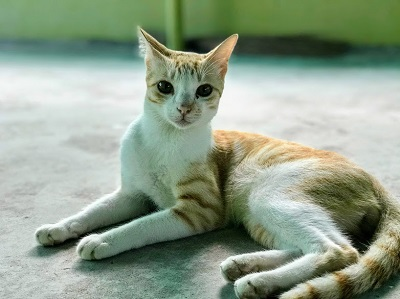
#> input picture OpenCV_code/images/cat1.jpg, 400 x 299 px
$ python gradient_detection.py
#> lines starting #> are read from the running program, lines starting #| are printed output that depends on the picture; after the words box and inside, x2 and y2 are one past the last pixel; in counts of white or black regions, pixels touching at a corner belong together
# -*- coding: utf-8 -*-
"""

@author: abhilash
"""
#import opencv library
import cv2 as cv
#import numpy as np


#read the image from computer
img = cv.imread('images/cat1.jpg',0)
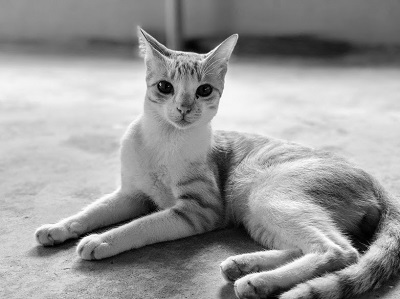
#> img: shape (299, 400); min 0, max 255, mean 152.2
cv.imshow("Original Image", img)

#Laplacian gradient
gradient = cv.Laplacian(img,cv.CV_64F)
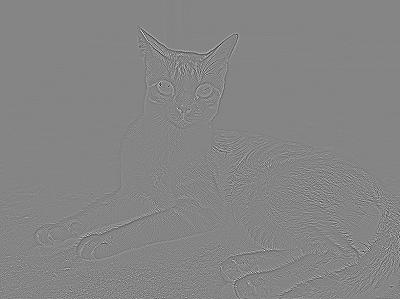
#> gradient: shape (299, 400) float64; min -458, max 419, mean 0; drawn with min black and max white
cv.imshow("Laplacian Gradient", gradient)
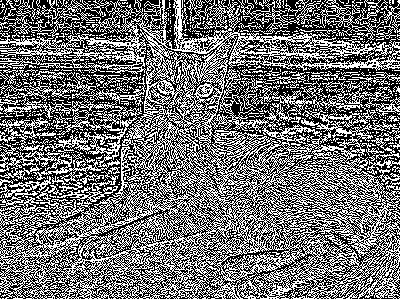
#> window 'Laplacian Gradient': shape (299, 400); 44.6% white in thin lines or dots

#Sobel x gradient
gradient = cv.Sobel(img,cv.CV_64F,1,0,ksize=5)
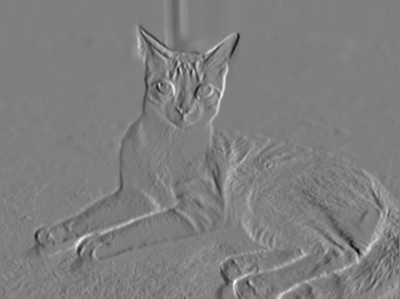
#> gradient: shape (299, 400) float64; min -7317, max 7344, mean -12.5; drawn with min black and max white
cv.imshow("Sobel x gradient", gradient)
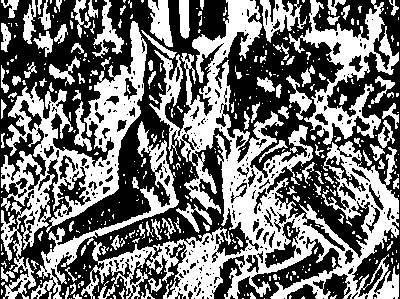
#> window 'Sobel x gradient': shape (299, 400); 45.5% white; 444 white regions (328 under 20 px), largest, box (x1, y1, x2, y2) and area: (81, 0, 399, 299) 24054, (1, 21, 147, 299) 10767, (289, 0, 399, 145) 4711

#Sobel y gradient
gradient = cv.Sobel(img,cv.CV_64F,0,1,ksize=5)
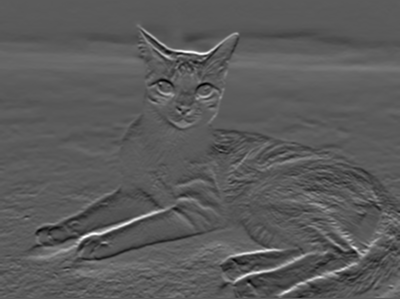
#> gradient: shape (299, 400) float64; min -5351, max 9558, mean -1.6; drawn with min black and max white
cv.imshow("Sobel y gradient", gradient)
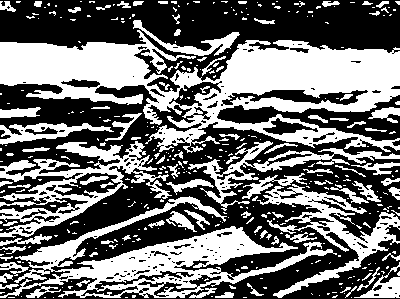
#> window 'Sobel y gradient': shape (299, 400); 43.9% white; 377 white regions (287 under 20 px), largest, box (x1, y1, x2, y2) and area: (0, 30, 400, 153) 21636, (0, 196, 337, 298) 9439, (0, 141, 172, 238) 5007

$ run again, with OpenCV_code/images/abhi1.JPG copied over OpenCV_code/images/cat1.jpg
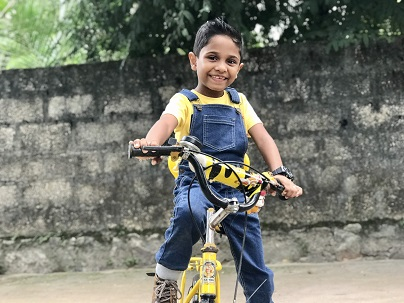
#> input picture OpenCV_code/images/abhi1.JPG, 404 x 303 px
#> `cv.imshow("Laplacian Gradient", gradient)`:
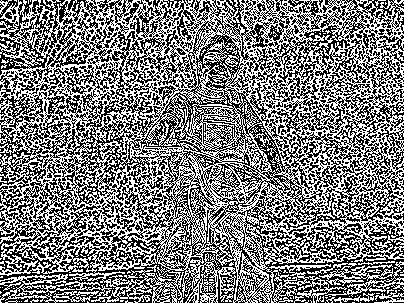
#> window 'Laplacian Gradient': shape (303, 404); 49% white in thin lines or dots
#> `cv.imshow("Sobel y gradient", gradient)`:
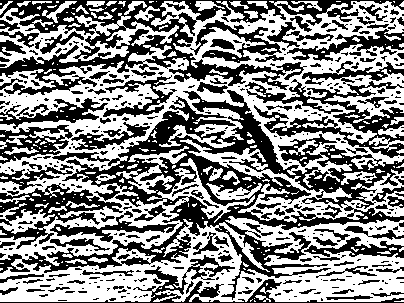
#> window 'Sobel y gradient': shape (303, 404); 53.2% white; 449 black regions (315 under 20 px), largest, box (x1, y1, x2, y2) and area: (0, 90, 404, 300) 18583, (0, 0, 404, 95) 10519, (245, 79, 404, 158) 3648

$ run again, with OpenCV_code/images/abhi2.jpg copied over OpenCV_code/images/cat1.jpg
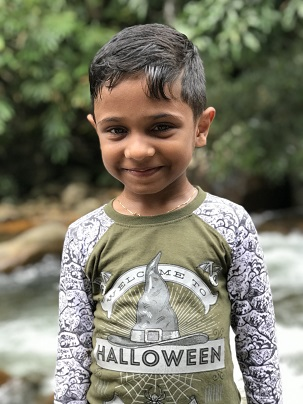
#> input picture OpenCV_code/images/abhi2.jpg, 303 x 404 px
#> `cv.imshow("Laplacian Gradient", gradient)`:
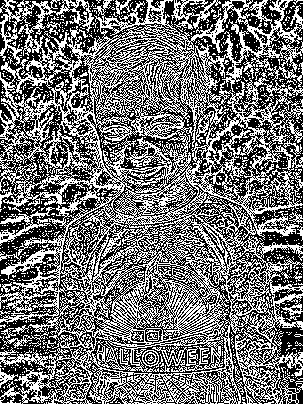
#> window 'Laplacian Gradient': shape (404, 303); 45.5% white in thin lines or dots
#> `cv.imshow("Sobel y gradient", gradient)`:
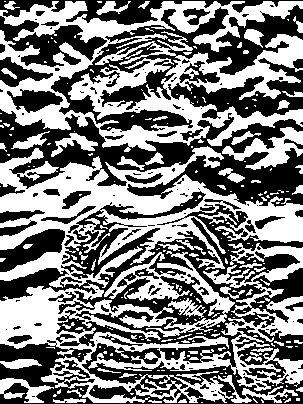
#> window 'Sobel y gradient': shape (404, 303); 49.3% white; 229 white regions (173 under 20 px), largest, box (x1, y1, x2, y2) and area: (0, 1, 303, 152) 19201, (0, 243, 303, 403) 17594, (0, 146, 303, 288) 15965
